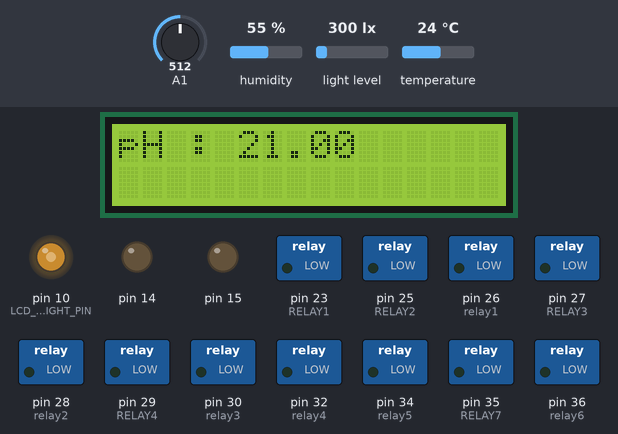
Recording of a sketch running on a simulated Arduino Mega 2560, built with avr-gcc and run on an emulated ATmega2560. Parts: 16×2 character LCD, switched loads named in the sketch (green lamp = pin HIGH), output pins drawn as LEDs (lit = HIGH). The inputs (shaded band) are chosen by the test bench; at power-on: humidity 55 %, light level 300 lx, temperature 24 °C, A1 = 512. Pins used as bus, display or sensor lines are not drawn; what the sketch prints to the serial monitor is not drawn.

Above: at 1.2 s.
1.3 s: humidity set to 41 %
At 3.5 s:
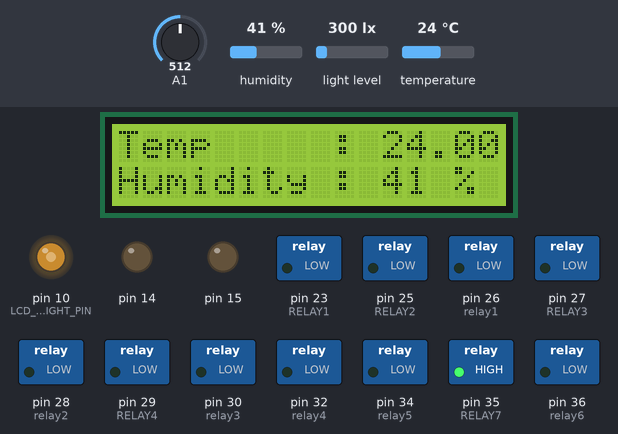
6.2 s: humidity set to 38 %
At 12.6 s:
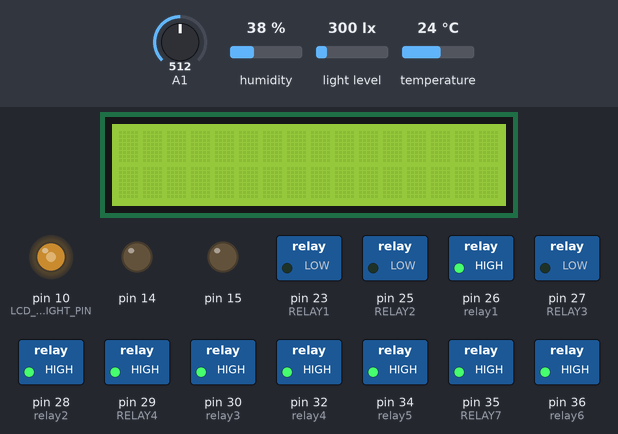
17.4 s: light level set to 1464 lx
At 19.3 s:
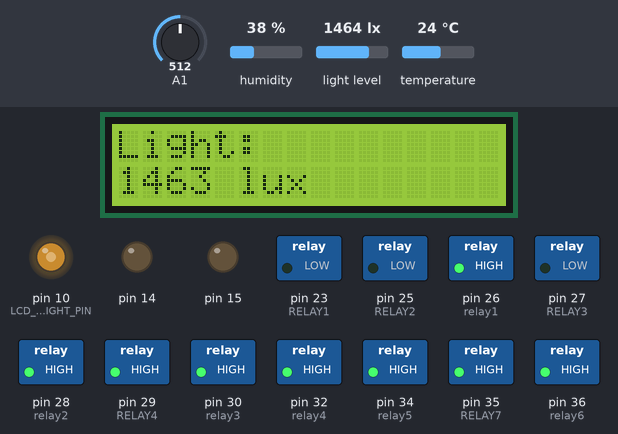
21.3 s: light level set to 1525 lx
At 27.4 s:
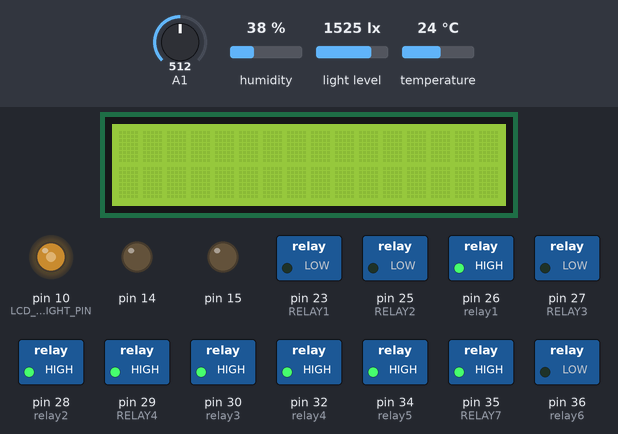
32.5 s: temperature set to 23.4 °C
At 38.0 s:
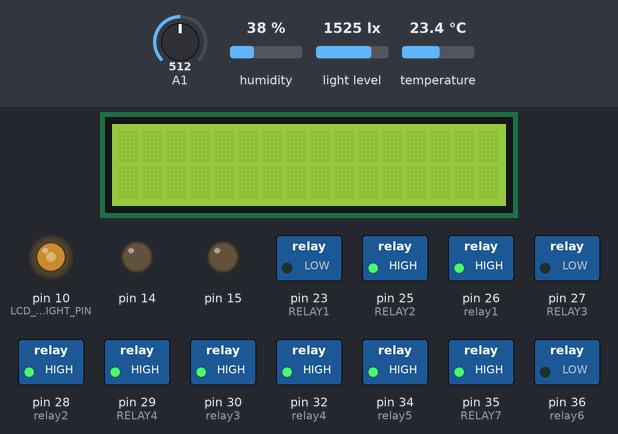
43.7 s: temperature set to 28 °C
At 54.3 s:
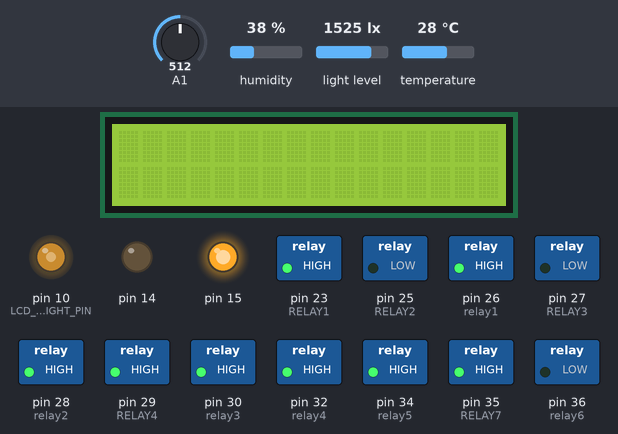
Timing chart, 0 to 55.8 s (numbered marks = the images above; inputs shaded):
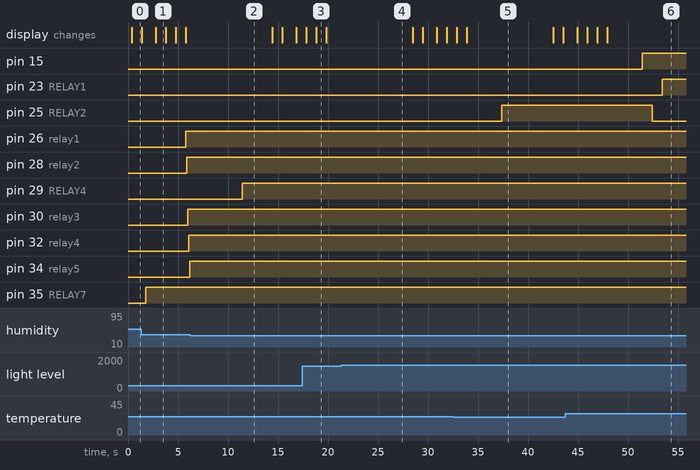

Measured:
- the behaviour switches between 40 and 39 % on humidity (found by bisection; images 1 and 2)
- the behaviour switches between 1500 and 1501 lx on light level (found by bisection; images 3 and 4)
- the behaviour switches between 24 and 23.9 °C on temperature (found by bisection; images 4 and 5)
- after the input at 6.2 s, pin 29 (RELAY4): LOW → HIGH after 5.2 s
- after the input at 21.3 s, pin 36 (relay6): HIGH → LOW after 5.8 s
- after the input at 32.5 s, pin 25 (RELAY2): LOW → HIGH after 4.9 s
- after the input at 43.7 s, pin 15: LOW → HIGH after 7.7 s; pin 23 (RELAY1): LOW → HIGH after 9.7 s; pin 25 (RELAY2): HIGH → LOW after 8.7 s

The sketch:

super_mergio_test_light_intisity.ino
```cpp
#include "DHT.h"
#define DHTPIN 39
#define DHTTYPE DHT22 //DHT22
DHT dht(DHTPIN, DHTTYPE);
#define RELAY1 23 // cooler relay
#define RELAY2 25 // heater relay
#define RELAY3 27 // moisture relay
#define RELAY4 29 // DRYER RELAY
//temp & hum dec ends here

#include <LiquidCrystal.h>
// initialize the LCD interface pin
// with the arduino pin number it is connected to
const int rs = 12, en = 11, d4 = 5, d5 = 4, d6 = 3, d7 = 2;
LiquidCrystal lcd(rs, en, d4, d5, d6, d7);
// output control pins
#define LCD_CONTRAST_PIN 6
#define LCD_BACKLIGHT_PIN 10
//LCD dec ends here

//#define RELAY5 31   // Light relay
//const int ldrPin = A0;  //the number of the LDR pin
// LDR dec ends here

#include <Wire.h>
#include <BH1750.h>
float calibration_value = 35.25;
int phval = 0;
unsigned long int avgval;
int buffer_arr[10], temp;
#define RELAY6 33
#define RELAY7 35
//ph program ends here

//light Intensity relays
BH1750 lightMeter;
#define relay1 26
#define relay2 28
#define relay3 30
#define relay4 32
#define relay5 34
#define relay6 36

void setup() {
  // put your setup code here, to run once:
  Serial.begin(9600);
  analogWrite(LCD_BACKLIGHT_PIN, 135); //set backlight on 145
  analogWrite(LCD_CONTRAST_PIN, 40); //set some contrast  68 ============= 21 dec
  lcd.begin(16, 2); // set up the LCD's number of columns and rows:
  //lcd setup ends here

  pinMode(RELAY1,OUTPUT);// set Cooler RELAY pin as output
  pinMode(RELAY2,OUTPUT);// set Heater RELAY pin as output
  pinMode(RELAY3,OUTPUT);// set Heater RELAY pin as output
  pinMode(RELAY4,OUTPUT);// set Heater RELAY pin as output
  dht.begin();
  //tem & hum setup ends here // put your setup code here, to run once:

 // pinMode(RELAY5, OUTPUT);  //initialize the relay pin as an output
  //pinMode(ldrPin, INPUT);   //initialize the LDR pin as an input
  //ldr setup ends here

  pinMode(RELAY6, OUTPUT);
  pinMode(RELAY7, OUTPUT);
  //PH setup ends here

  pinMode(relay1, OUTPUT);
  pinMode(relay2, OUTPUT);
  pinMode(relay3, OUTPUT);
  pinMode(relay4, OUTPUT);
  pinMode(relay5, OUTPUT);
  pinMode(relay6, OUTPUT);
  pinMode(14, OUTPUT);
  pinMode(15, OUTPUT);

  Wire.begin();

  lightMeter.begin();

  Serial.println(F("BH1750 Test begin"));

}

void loop() {

  displayonly();
  delay(1000);
  phloop();
  delay(1000);
 // ldrloop();
 // delay(1000);
  temploop();
  delay(1000);
  LightIntensity();
  delay(1000);

}


void displayonly()

{

    for (int i = 0; i < 10; i++)
  {
    buffer_arr[i] = analogRead(A1);
    delay(30);
  }
  for (int i = 0; i < 9; i++)
  {
    for (int j = i + 1; j < 10; j++)
    {
      if (buffer_arr[i] > buffer_arr[j])
      {
        temp = buffer_arr[i];
        buffer_arr[i] = buffer_arr[j];
        buffer_arr[j] = temp;
      }
    }
  }
  avgval = 0;
  for (int i = 2; i < 8; i++)
    avgval += buffer_arr[i];
  float volt = (float)avgval * 5.0 / 1024 / 6;
  float ph_act = -5.70 * volt + calibration_value;
  lcd.setCursor(0, 0);
  lcd.print("pH :");
  lcd.setCursor(5, 0);
  lcd.print(ph_act);
  lcd.setCursor(0,0);
  delay(1000);
  lcd.setCursor(0, 0);
  lcd.print("                ");
  lcd.setCursor(0,1);
  lcd.print("                          ");
  phloop();
  delay(1000);

  float temp = (getTemp("c"));
  int hum = (getTemp("h"));
  lcd.setCursor(0, 0);
  lcd.print("Temp     :");
  lcd.setCursor(11, 0);
  lcd.print(temp);
  lcd.setCursor(0,1);
  lcd.print("Humidity :");
  lcd.setCursor(11, 1);
  lcd.print(hum);
  lcd.setCursor(13, 1);
  lcd.print(" %");
  lcd.setCursor(0,0);
  delay(1000);
  lcd.print("                ");
  lcd.setCursor(0,1);
  lcd.print("                ");

  delay(1000);

//  int ldrStatus = analogRead(ldrPin);   //read the status of the LDR value
//  if (ldrStatus <=300) {
//     lcd.setCursor(0, 0);
//     lcd.print("Light Status =");
//     lcd.setCursor(0, 1);
//     lcd.print("Above 5000 Lum");
//     lcd.setCursor(0,0);
//     delay(2000);
//     lcd.print("                ");
//     lcd.setCursor(0,1);
//     lcd.print("                ");
//     delay(500);
//     }else if(ldrStatus >=500) {
//     lcd.setCursor(0, 0);
//     lcd.print("Light Status =");
//     lcd.setCursor(0, 1);
//     lcd.print("Below 5000 Lum");
//     lcd.setCursor(0,0);
//     delay(1000);
//     lcd.print("                ");
//     lcd.setCursor(0,1);

//     lcd.print("                ");
//     }
//     ldrloop();
//   delay (1000);

  int lux = lightMeter.readLightLevel(); // float to int
  lcd.setCursor(0, 0);
  lcd.print("Light: ");
  lcd.setCursor(0, 1);
  lcd.print(lux);
  lcd.print(" lux");
  lcd.setCursor(0, 0);
  delay(1000);
  lcd.print("                ");
  lcd.setCursor(0,1);
  lcd.print("                ");
  LightIntensity();
  delay(500);
}


void phloop()
{
  for (int i = 0; i < 10; i++)
  {
    buffer_arr[i] = analogRead(A1);
    delay(30);
  }
  for (int i = 0; i < 9; i++)
  {
    for (int j = i + 1; j < 10; j++)
    {
      if (buffer_arr[i] > buffer_arr[j])
      {
        temp = buffer_arr[i];
        buffer_arr[i] = buffer_arr[j];
        buffer_arr[j] = temp;
      }
    }
  }
  avgval = 0;
  for (int i = 2; i < 8; i++)
    avgval += buffer_arr[i];
  float volt = (float)avgval * 5.0 / 1024 / 6;
  float ph_act = -5.70 * volt + calibration_value;

       if(ph_act > 6.5){
       digitalWrite(RELAY6, LOW);
       delay(100);
       digitalWrite(RELAY7, HIGH);
       }else if(ph_act < 5.5)
    {

      digitalWrite(RELAY7, LOW);
      delay(100);
      digitalWrite(RELAY6, HIGH);
      }else if(5.5 < ph_act < 6.5)
    {
      digitalWrite(14, HIGH); // sets the digital pin 13 on
      delay(1000);
      digitalWrite(RELAY6, LOW);
      delay(100);
      digitalWrite(RELAY7, LOW);
      delay(100);
    }
}

float getTemp(String req)
{

  // Reading temperature or humidity takes about 250 milliseconds!
  // Sensor readings may also be up to 2 seconds 'old' (its a very slow sensor)
  float h = dht.readHumidity();
  // Read temperature as Celsius (the default)
  float t = dht.readTemperature();
  // Read temperature as Fahrenheit (isFahrenheit = true)
  float f = dht.readTemperature(true);
  // Compute heat index in Fahrenheit (the default)
  float hif = dht.computeHeatIndex(f, h);
  // Compute heat index in Celsius (isFahreheit = false)
  float hic = dht.computeHeatIndex(t, h, false);
  // Check if any reads failed and exit early (to try again).
  if (isnan(h) || isnan(t) || isnan(f)) {
    Serial.println("Failed to read from DHT sensor!");
    lcd.print("Failed to read temp");
    return;
  }
  // Compute heat index in Kelvin
  float k = t + 273.15;
  if(req =="c"){
    return t;//return Cilsus
  }else if(req =="f"){
    return f;// return Fahrenheit
  }else if(req =="h"){
    return h;// return humidity
  }else if(req =="hif"){
    return hif;// return heat index in Fahrenheit
  }else if(req =="hic"){
    return hic;// return heat index in Cilsus
  }else if(req =="k"){
    return k;// return temprature in Kelvin
  }else{
    return 0.000;// if no reqest found, retun 0.000
  }

}

//void ldrloop()
//{
//  int ldrStatus = analogRead(ldrPin);   //read the status of the LDR value
//  if (ldrStatus <=300) {
//     digitalWrite(RELAY5 , LOW ); // Light ON as luminance is Low
//     delay(100);
//  }
//  else if(ldrStatus >=500)
//  {
//     digitalWrite(RELAY5 , HIGH ); // Light OFF as luminance is High
//     delay(100);
//  }
//}

void temploop(){
  //Have to use this code logic for temperature
  float inputTemperature = (getTemp("c"));
  bool HeaterON, CoolerON;
  int relayState1 = digitalRead(RELAY1);
  int relayState2 = digitalRead(RELAY2);
////  //Serial.begin(9600);
////  //Serial.println(inputTemperature);
////  //Serial.println(HeaterON);
////
////  // if (relayState2 == LOW)
////   //{
////     //Serial.println("LOW");
////   //}
////   //else {
////     //Serial.println("HIGH");
////   //}
////
////
////  //lcd.setCursor(0, 0);
////  //lcd.print("Temp  :");
////  //lcd.setCursor(11, 0);
////  //lcd.print(inputTemperature);
////
  if (relayState2 == 0)
  {
    if(inputTemperature < 24)
      {
        HeaterON = true;
      }
      else
      {
        HeaterON = false;
      }
  }

  if (relayState2 == 1)
  {
      if(inputTemperature > 25)
      {
         HeaterON = false;
      }
      else
      {
        HeaterON = true;
      }
  }

  if (relayState1 == 0)
  {
    if(inputTemperature > 27)
      {
        CoolerON = true;
        digitalWrite(15, HIGH); // sets the digital pin 13 on
        delay(1000);
      }
    else
      {
        CoolerON = false;
      }
  }

  if (relayState1 == 1)
  {
    if(inputTemperature < 26)
      {
        CoolerON = false;
      }
    else
      {
        CoolerON = true;
      }
  }

  if(HeaterON == true)
  {
    digitalWrite(RELAY2, HIGH); // Heater is turned ON
    delay(1000);
  }
  else
  {
    digitalWrite(RELAY2, LOW); // Heater is turned OFF
    delay(1000);
  }

  if(CoolerON == true)
  {
    digitalWrite(RELAY1, HIGH);  // Cooler is turned ON
    delay(1000);
  }
  else
  {
    digitalWrite(RELAY1, LOW);  // Cooler is turned OFF
    delay(1000);
    }


//if(temp < 24)
//{
//  digitalWrite(RELAY2, LOW); // Heater is turned ON
//  delay(100);
//  digitalWrite(RELAY1, HIGH);  // Cooler is turned OFF
//  delay(100);
//
//
//}else if (temp > 27)
//{
//  digitalWrite(RELAY1, LOW); // cooler is turned On
//  delay(100);
//  digitalWrite(RELAY2, HIGH); // Heater is turned OFF
//  delay(100);
//
//}else if(24< temp < 27)
//{
//  digitalWrite(RELAY1, LOW); // cooler is turned On
//  delay(100);
//  digitalWrite(RELAY2, LOW); // Heater is turned OFF
//  delay(100);
//}
humlogic();
}

void humlogic()
{
  int hum = (getTemp("h"));
  if( hum > 70)
{
  digitalWrite(RELAY3, HIGH);
  delay(100);
  digitalWrite(RELAY4, LOW);
  delay(100);
}else if( hum < 40 )
{

  digitalWrite(RELAY3, LOW);
  delay(100);
  digitalWrite(RELAY4, HIGH);
  delay(100);

}else if( 40 < hum < 70)
{
  digitalWrite(RELAY3, LOW);
  delay(100);
  digitalWrite(RELAY4, LOW);
  delay(100);
}
}

void LightIntensity(){
float lux = lightMeter.readLightLevel();
//  lcd.setCursor(0, 0);
//  lcd.print("Light: ");
//  lcd.setCursor(0, 1);
//  lcd.print(lux);
//  lcd.print(" lx");
//  delay(1000);
  if(lux >= 0 && lux <= 1500){
    Serial.println("stage 1 on");
    digitalWrite(relay1, HIGH);
        delay(100);
    digitalWrite(relay2, HIGH);
        delay(100);
    digitalWrite(relay3, HIGH);
        delay(100);
    digitalWrite(relay4, HIGH);
        delay(100);
    digitalWrite(relay5, HIGH);
        delay(100);
    digitalWrite(relay6, HIGH);
        delay(100);

  }
  else if(lux >= 1500 && lux <= 3000){
    Serial.println("stage 2 on");
    digitalWrite(relay1, HIGH);
        delay(100);
    digitalWrite(relay2, HIGH);
        delay(100);
    digitalWrite(relay3,HIGH);
        delay(100);
    digitalWrite(relay4,HIGH);
        delay(100);
    digitalWrite(relay5, HIGH);
        delay(100);
    digitalWrite(relay6, LOW);
        delay(100);
  }
  else if(lux >= 3000 && lux <= 4500){
    Serial.println("stage 3 on");
    digitalWrite(relay1, HIGH);
        delay(100);
    digitalWrite(relay2,HIGH);
        delay(100);
    digitalWrite(relay3,HIGH);
        delay(100);
    digitalWrite(relay4,HIGH);
        delay(100);
    digitalWrite(relay5, LOW);
        delay(100);
    digitalWrite(relay6, LOW);
        delay(100);

  }
  else if(lux >=4500 && lux <= 6000){
    Serial.println("Stage 4 on");
    digitalWrite(relay1, HIGH);
     delay(100);
    digitalWrite(relay2,HIGH);
        delay(100);
    digitalWrite(relay3,HIGH);
        delay(100);
    digitalWrite(relay4,LOW);
        delay(100);
    digitalWrite(relay5, LOW);
        delay(100);
    digitalWrite(relay6, LOW);
        delay(100);
  }
  else if(lux >= 6000 && lux <= 7500){
    Serial.println("Stage 5 on");
    digitalWrite(relay1, HIGH);
     delay(100);
    digitalWrite(relay2,HIGH);
        delay(100);
    digitalWrite(relay3,LOW);
        delay(100);
    digitalWrite(relay4,LOW);
        delay(100);
    digitalWrite(relay5, LOW);
        delay(100);
    digitalWrite(relay6, LOW);
        delay(100);
  }
  else if(lux >= 7500 && lux <= 9000){
    Serial.println("Stage 6 on");
    digitalWrite(relay1, HIGH);
     delay(100);
    digitalWrite(relay2,LOW);
        delay(100);
    digitalWrite(relay3,LOW);
        delay(100);
    digitalWrite(relay4,LOW);
        delay(100);
    digitalWrite(relay5, LOW);
        delay(100);
    digitalWrite(relay6, LOW);
        delay(100);
      }
 else if(lux > 9000){      // stage 7 added 21 dec
    Serial.println("Stage 7 on");
    digitalWrite(relay1, LOW);
     delay(100);
    digitalWrite(relay2,LOW);
        delay(100);
    digitalWrite(relay3,LOW);
        delay(100);
    digitalWrite(relay4,LOW);
        delay(100);
    digitalWrite(relay5, LOW);
        delay(100);
    digitalWrite(relay6, LOW);
        delay(100);
  }
}
```
